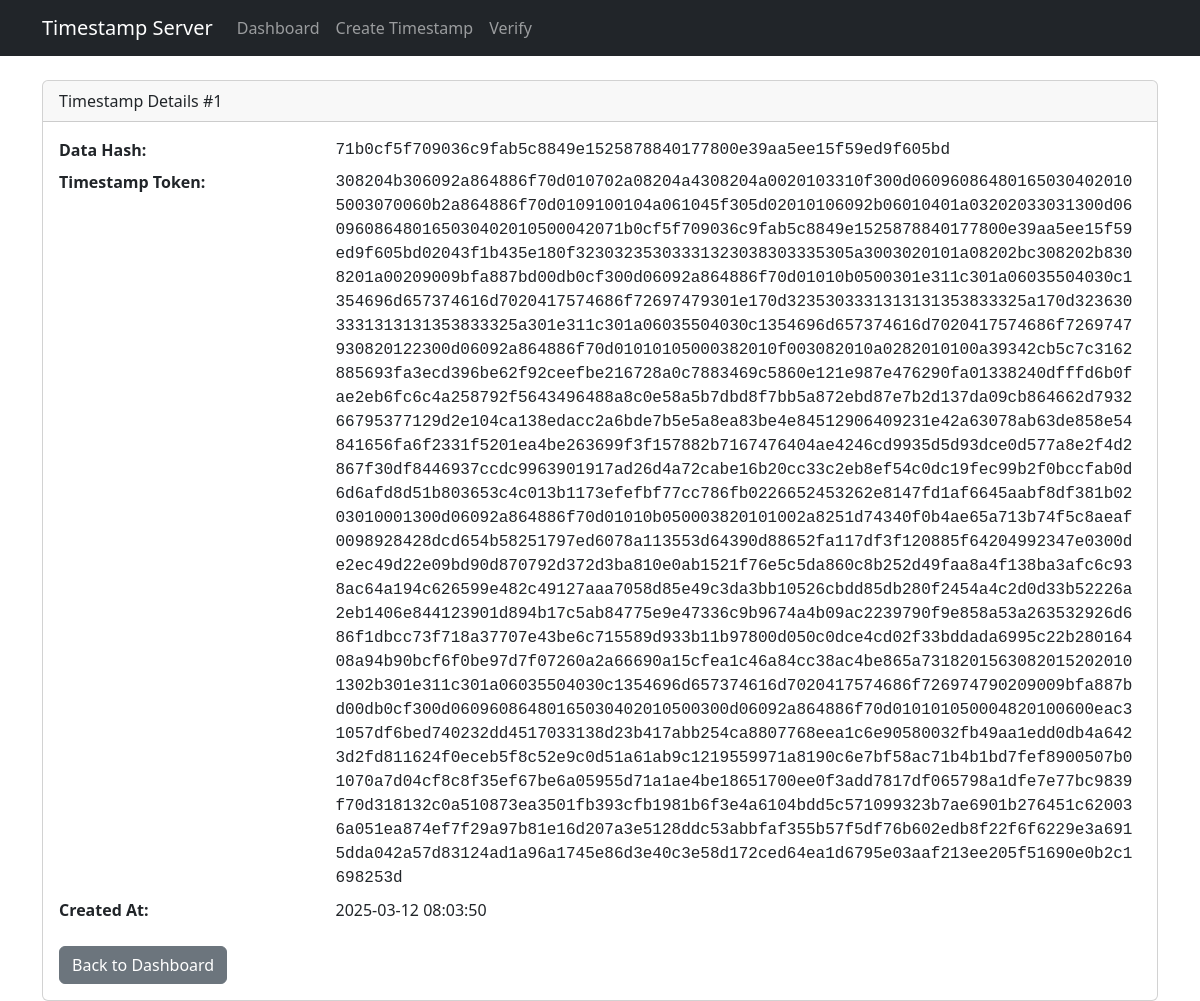
The app's page /timestamp/1 with its own data.
### models.py (models this page shows, shortened)
class Timestamp(db.Model):
    __tablename__ = 'timestamps'
    id = db.Column(db.Integer, primary_key=True)
    data_hash = db.Column(db.LargeBinary, nullable=False)
    timestamp_token = db.Column(db.LargeBinary, nullable=False)
    created_at = db.Column(db.DateTime, default=datetime.utcnow)

### app.py (the view)
@app.route('/timestamp/<int:timestamp_id>')
def timestamp_detail(timestamp_id):
    timestamp = Timestamp.query.get_or_404(timestamp_id)
    return render_template('timestamp_detail.html', timestamp=timestamp)

### templates/timestamp_detail.html
{% extends "base.html" %}
{% block content %}
<div class="card">
    <div class="card-header">
        Timestamp Details #{{ timestamp.id }}
    </div>
    <div class="card-body">
        <dl class="row">
            <dt class="col-sm-3">Data Hash:</dt>
            <dd class="col-sm-9 font-monospace">{{ timestamp.data_hash.hex() }}</dd>
            <dt class="col-sm-3">Timestamp Token:</dt>
            <dd class="col-sm-9 font-monospace text-break">{{ timestamp.timestamp_token.hex() }}</dd>
            <dt class="col-sm-3">Created At:</dt>
            <dd class="col-sm-9">{{ timestamp.created_at.strftime('%Y-%m-%d %H:%M:%S') }}</dd>
        </dl>
        <a href="/dashboard" class="btn btn-secondary">Back to Dashboard</a>
    </div>
</div>
{% endblock %}

### records on screen
Timestamp: id "1", data_hash.hex "71b0cf5f709036c9fab5c8849e1525878840177800e39aa5ee15f59ed9f605bd", timestamp_token.hex "308204b306092a864886f70d010702a08204a4308204a0020103310f300d060960864801650304020105003070060b2a864886f70d0109100104a061045f305d02010106092b06010401a03202033031300d06096086480165030402010500042071b0cf5f709036c9fab5c8849e1525878840177800e39aa5ee15f59ed9f605bd02043f1b435e180f32303235303331323038303335305a3003020101a08202bc308202b8308201a00209009bfa887bd00db0cf300d06092a864886f70d01010b0500301e311c301a06035504030c1354696d657374616d7020417574686f72697479301e170d3235303331313131353833325a170d3236303331313131353833325a301e311c301a06035504030c1354696d657374616d7020417574686f7269747930820122300d06092a864886f70d01010105000382010f003082010a0282010100a39342cb5c7c3162885693fa3ecd396be62f92ceefbe216728a0…", created_at "2025-03-12 08:03:50"
